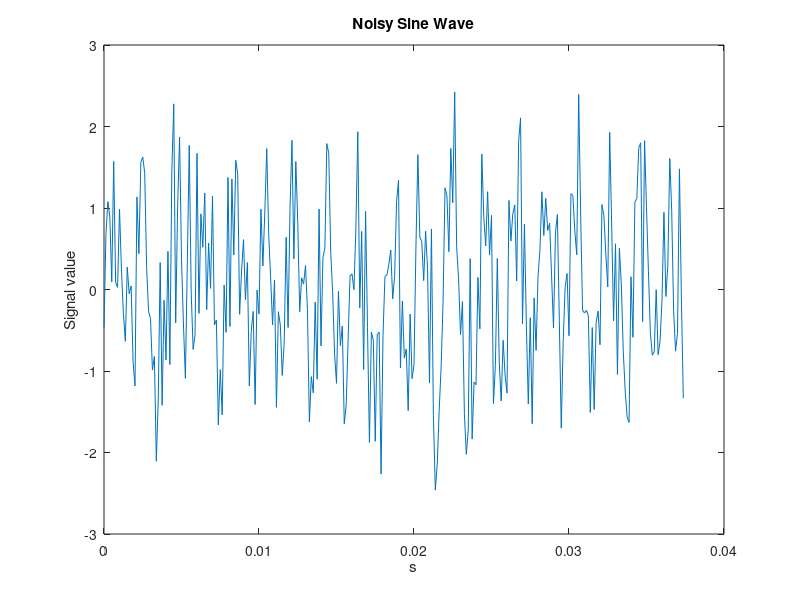
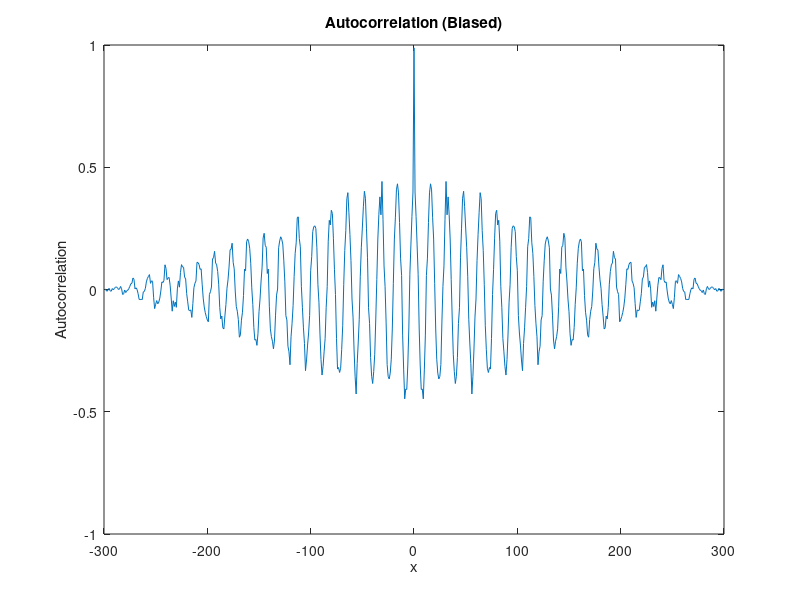
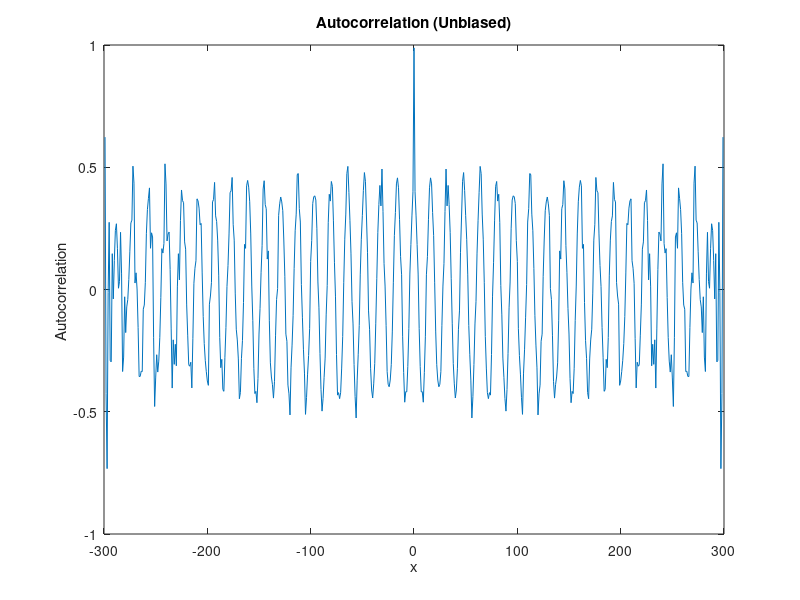

The MATLAB script that drew these images, in order: (Note: this script raises an error after producing the figures.)
clear;
close all;
%Generate 300 samples of a 500 Hz sinusoidal signal
%with a peak amplitude of 1 and sampled at 8000 Hz.
x1 = @(t) 1.0*sin(500*2*pi*t);
fs= 8000;
samples = 300;
startT = 0;
endT = 1/fs*(samples-1);
T=startT:1/fs:endT;
xs = x1(T);

%Generate 300 samples of white Gaussian noise
w = wgn(1,300,1,1);

%and scale it to have an RMS value of 0.75.
RMS = 0.75;
w = w/(rms(w)/RMS);


%Add the sine and noise samples together.
signaltotal = xs+w;
figure;
plot(T, signaltotal);
xlabel('s'); % x-axis label
ylabel('Signal value'); % y-axis label
title('Noisy Sine Wave');


SNR = 20*log10(rms(xs)/rms(w))

[autocorrelationunbias, datax1] = xcorr(signaltotal, 'unbiased');
[autocorrelationbias, datax2] = xcorr(signaltotal, 'biased');

figure;
plot(datax1, autocorrelationbias);
xlabel('x'); % x-axis label
ylabel('Autocorrelation'); % y-axis label
title('Autocorrelation (Biased)');


figure;
plot(datax2, autocorrelationunbias);
xlabel('x'); % x-axis label
ylabel('Autocorrelation '); % y-axis label
title('Autocorrelation (Unbiased)');


%find fundamental frequency of unbias autocorrelation
[peaks, xvals] = findpeaks(autocorrelationunbias, datax2, 'MinPeakHeight',0.5, 'MinPeakProminence',0.7);
fundfreq = fs/(xvals(15)-xvals(14));
